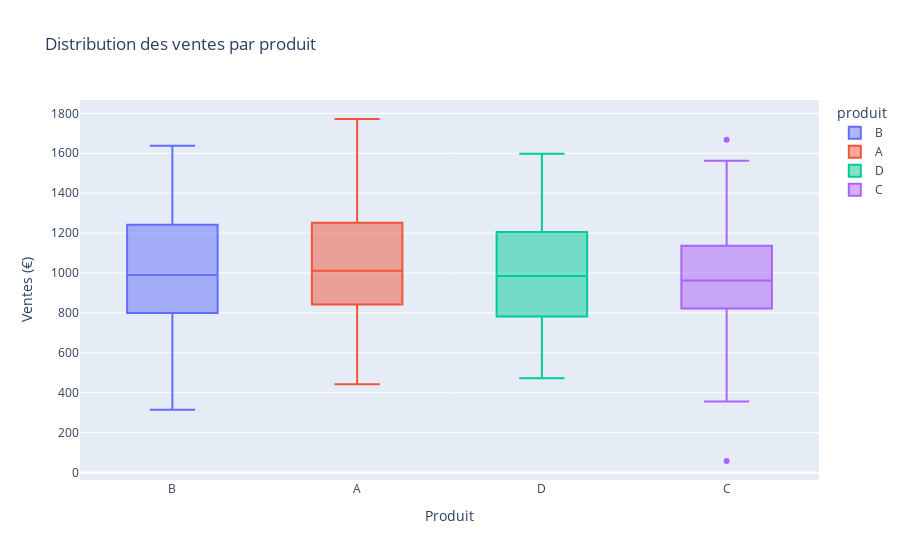

Notebook code cell kept with this figure:
### Markdown cell above
### 🎨 Boxplot par catégorie

### Code cell
# Comparer plusieurs groupes
fig = px.box(df, 
             x='produit', 
             y='ventes',
             color='produit',
             title='Distribution des ventes par produit',
             points='outliers')

fig.update_layout(
    xaxis_title='Produit',
    yaxis_title='Ventes (€)'
)

fig.show()

### Figure 1 — Plotly figure (JSON) as saved in the notebook; plotly's stock layout.template omitted (floating-point values rounded to 4 significant figures)
{"data": [{"alignmentgroup": "True", "boxpoints": "outliers", "hovertemplate": "produit=%{x}<br>ventes=%{y}<extra></extra>", "legendgroup": "B", "marker": {"color": "#636efa"}, "name": "B", "notched": false, "offsetgroup": "B", "orientation": "v", "showlegend": true, "type": "box", "x": ["B", "B", "B", "B", "B", "B", "B", "B", "B", "B", "B", "B", "B", "B", "B", "B", "B", "B", "B", "B", "B", "B", "B", "B", "B", "B", "B", "B", "B", "B", "B", "B", "B", "B", "B", "B", "B", "B", "B", "B", "B", "B", "B", "B", "B", "B", "B", "B", "B", "B", "B", "B", "B", "B", "B", "B", "B", "B", "B", "B", "B", "B", "B", "B", "B", "B", "B", "B", "B", "B", "B", "B", "B", "B", "B", "B", "B", "B", "B", "B", "B", "B", "B", "B", "B", "B", "B", "B", "B", "B", "B", "B", "B", "B", "B", "B"], "x0": " ", "xaxis": "x", "y": [1099.0, 1140.0, 1320.0, 1110.0, 1124.0, 899.6, 1523.0, 1154.0, 1226.0, 1142.0, 871.5, 1099.0, 1447.0, 1079.0, 1430.0, 1307.0, 895.8, 1250.0, 1482.0, 1365.0, 1402.0, 1319.0, 1351.0, 1250.0, 1372.0, 1339.0, 1239.0, 1540.0, 1262.0, 1529.0, 1059.0, 1246.0, 871.1, 1272.0, 1192.0, 884.5, 1249.0, 918.4, 1266.0, 1335.0, 1172.0, 1025.0, 895.8, 1039.0, 1094.0, 947.6, 802.3, 1128.0, 994.0, 696.9, 975.6, 1013.0, 754.1, 1018.0, 616.0, 1638.0, 1086.0, 784.8, 1282.0, 808.6, 576.5, 920.6, 820.9, 498.4, 799.7, 523.0, 453.8, 416.0, 727.2, 413.2, 740.0, 580.4, 714.8, 724.4, 834.8, 315.2, 585.7, 596.8, 888.3, 713.0, 979.3, 927.8, 776.7, 717.3, 760.5, 809.6, 946.4, 707.5, 1042.0, 822.5, 799.7, 875.7, 985.6, 1223.0, 803.6, 1070.0], "y0": " ", "yaxis": "y"}, {"alignmentgroup": "True", "boxpoints": "outliers", "hovertemplate": "produit=%{x}<br>ventes=%{y}<extra></extra>", "legendgroup": "A", "marker": {"color": "#EF553B"}, "name": "A", "notched": false, "offsetgroup": "A", "orientation": "v", "showlegend": true, "type": "box", "x": ["A", "A", "A", "A", "A", "A", "A", "A", "A", "A", "A", "A", "A", "A", "A", "A", "A", "A", "A", "A", "A", "A", "A", "A", "A", "A", "A", "A", "A", "A", "A", "A", "A", "A", "A", "A", "A", "A", "A", "A", "A", "A", "A", "A", "A", "A", "A", "A", "A", "A", "A", "A", "A", "A", "A", "A", "A", "A", "A", "A", "A", "A", "A", "A", "A", "A", "A", "A", "A", "A", "A", "A", "A", "A", "A", "A", "A", "A", "A", "A", "A", "A", "A", "A", "A", "A", "A", "A", "A", "A", "A", "A", "A", "A", "A", "A", "A", "A", "A", "A", "A", "A", "A"], "x0": " ", "xaxis": "x", "y": [977.5, 979.0, 1190.0, 947.3, 958.7, 683.9, 879.0, 1061.0, 1012.0, 1147.0, 1085.0, 1028.0, 1216.0, 1429.0, 1450.0, 1162.0, 1258.0, 1475.0, 1349.0, 1149.0, 1590.0, 762.9, 1453.0, 1311.0, 1193.0, 1198.0, 1160.0, 1234.0, 1358.0, 1299.0, 1226.0, 1261.0, 1324.0, 1278.0, 1293.0, 1772.0, 1336.0, 1497.0, 1417.0, 1371.0, 1689.0, 1132.0, 925.6, 1017.0, 1321.0, 1038.0, 1371.0, 958.1, 1458.0, 1226.0, 1337.0, 928.9, 1223.0, 1209.0, 1458.0, 886.2, 1099.0, 1204.0, 836.3, 788.4, 1107.0, 699.1, 979.9, 782.1, 992.6, 840.0, 442.0, 1017.0, 645.3, 635.1, 622.7, 906.3, 967.3, 864.5, 500.2, 653.7, 613.5, 988.9, 932.8, 702.1, 503.7, 624.2, 1020.0, 1131.0, 676.3, 765.2, 901.7, 785.2, 564.3, 884.2, 735.6, 847.7, 853.8, 710.4, 933.3, 614.0, 627.0, 906.5, 939.7, 748.1, 901.1, 1286.0, 962.8], "y0": " ", "yaxis": "y"}, {"alignmentgroup": "True", "boxpoints": "outliers", "hovertemplate": "produit=%{x}<br>ventes=%{y}<extra></extra>", "legendgroup": "D", "marker": {"color": "#00cc96"}, "name": "D", "notched": false, "offsetgroup": "D", "orientation": "v", "showlegend": true, "type": "box", "x": ["D", "D", "D", "D", "D", "D", "D", "D", "D", "D", "D", "D", "D", "D", "D", "D", "D", "D", "D", "D", "D", "D", "D", "D", "D", "D", "D", "D", "D", "D", "D", "D", "D", "D", "D", "D", "D", "D", "D", "D", "D", "D", "D", "D", "D", "D", "D", "D", "D", "D", "D", "D", "D", "D", "D", "D", "D", "D", "D", "D", "D", "D", "D", "D", "D", "D", "D", "D", "D", "D", "D", "D", "D", "D", "D", "D", "D"], "x0": " ", "xaxis": "x", "y": [973.8, 1347.0, 963.3, 964.1, 1149.0, 1394.0, 1330.0, 916.9, 1338.0, 1229.0, 1175.0, 910.4, 1066.0, 1121.0, 1289.0, 1292.0, 1154.0, 1360.0, 1430.0, 1188.0, 1318.0, 1223.0, 1042.0, 1352.0, 1277.0, 1598.0, 1592.0, 1194.0, 1007.0, 1014.0, 1422.0, 975.9, 908.0, 1224.0, 1014.0, 1200.0, 1505.0, 1248.0, 918.3, 1036.0, 663.5, 872.1, 1118.0, 984.9, 975.5, 681.9, 730.8, 948.6, 484.8, 709.1, 1196.0, 723.5, 669.1, 638.6, 600.6, 1082.0, 807.8, 472.5, 925.4, 570.9, 1029.0, 792.5, 614.5, 581.3, 853.8, 620.4, 765.8, 713.1, 928.6, 912.3, 634.0, 654.8, 757.4, 787.7, 1105.0, 950.0, 1028.0], "y0": " ", "yaxis": "y"}, {"alignmentgroup": "True", "boxpoints": "outliers", "hovertemplate": "produit=%{x}<br>ventes=%{y}<extra></extra>", "legendgroup": "C", "marker": {"color": "#ab63fa"}, "name": "C", "notched": false, "offsetgroup": "C", "orientation": "v", "showlegend": true, "type": "box", "x": ["C", "C", "C", "C", "C", "C", "C", "C", "C", "C", "C", "C", "C", "C", "C", "C", "C", "C", "C", "C", "C", "C", "C", "C", "C", "C", "C", "C", "C", "C", "C", "C", "C", "C", "C", "C", "C", "C", "C", "C", "C", "C", "C", "C", "C", "C", "C", "C", "C", "C", "C", "C", "C", "C", "C", "C", "C", "C", "C", "C", "C", "C", "C", "C", "C", "C", "C", "C", "C", "C", "C", "C", "C", "C", "C", "C", "C", "C", "C", "C", "C", "C", "C", "C", "C", "C", "C", "C", "C"], "x0": " ", "xaxis": "x", "y": [1155.0, 726.6, 909.9, 813.9, 830.7, 1210.0, 1019.0, 949.9, 925.8, 786.5, 1026.0, 1541.0, 1231.0, 1367.0, 1136.0, 1494.0, 1221.0, 1212.0, 1133.0, 1668.0, 1271.0, 900.8, 1266.0, 1037.0, 1080.0, 1050.0, 1138.0, 1246.0, 1147.0, 1237.0, 993.9, 1222.0, 934.7, 1287.0, 1117.0, 1319.0, 970.3, 1562.0, 1138.0, 1130.0, 1077.0, 962.2, 956.6, 932.5, 687.3, 982.5, 980.0, 977.4, 1045.0, 783.3, 640.5, 891.1, 356.1, 795.3, 922.6, 590.7, 844.7, 914.2, 1145.0, 413.3, 618.6, 695.3, 57.86, 456.2, 825.4, 670.0, 886.2, 789.4, 859.3, 1001.0, 629.5, 860.1, 1030.0, 912.9, 1220.0, 604.2, 566.5, 1045.0, 975.8, 951.4, 827.5, 691.3, 796.7, 948.1, 928.3, 945.2, 769.8, 1078.0, 1133.0], "y0": " ", "yaxis": "y"}], "layout": {"boxmode": "overlay", "legend": {"title": {"text": "produit"}, "tracegroupgap": 0}, "title": {"text": "Distribution des ventes par produit"}, "xaxis": {"anchor": "y", "categoryarray": ["B", "A", "D", "C"], "categoryorder": "array", "domain": [0, 1], "title": {"text": "Produit"}}, "yaxis": {"anchor": "x", "domain": [0, 1], "title": {"text": "Ventes (€)"}}}}
